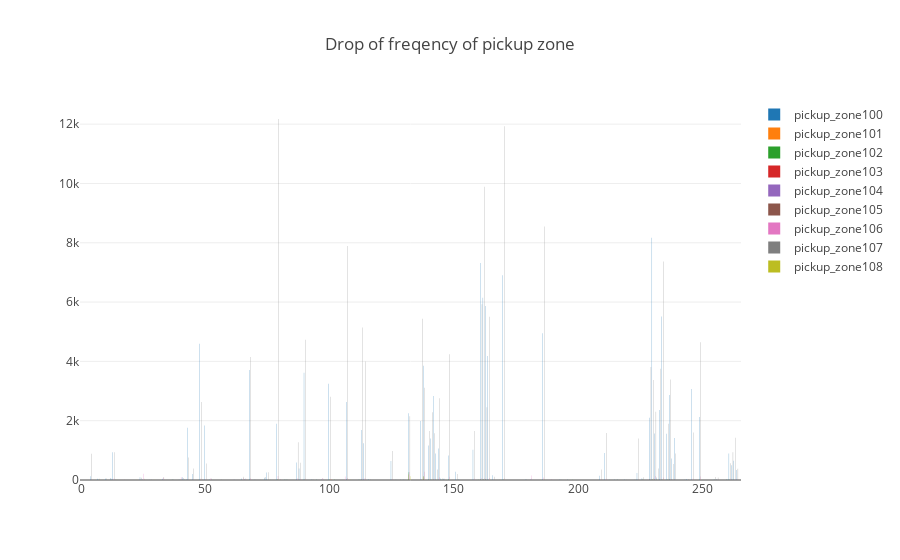

Notebook code cell kept with this figure:
### Code cell
freq = pd.DataFrame(arr_time_PU_DO.sum(axis=0))
mask = (freq.index.get_level_values(0)==1) 

freq[(freq.index.get_level_values(0)==1) ]

data = [go.Bar(y=freq[i],
              name=f'pickup_zone{i}')
       for i in range(100,109)]  

layout = go.Layout(title=('Drop of freqency '
                          +'of pickup zone'))
fig = go.Figure(data, layout)
iplot(fig)

### Figure 1 — Plotly figure (JSON) as saved in the notebook; plotly's stock layout.template omitted (floating-point values rounded to 4 significant figures; data arrays with more than 128 entries replaced by an {"elided": "..."} marker saying what was removed)
{"data": [{"name": "pickup_zone100", "type": "bar", "uid": "2062a228-d2d7-49cb-8201-d77bcbabe243", "y": {"elided": "266 int values"}}, {"name": "pickup_zone101", "type": "bar", "uid": "06521290-c466-4602-b2c6-50e7cc0f346c", "y": {"elided": "266 int values"}}, {"name": "pickup_zone102", "type": "bar", "uid": "1f96c303-787a-4123-98d9-b0519a0e665d", "y": {"elided": "266 int values"}}, {"name": "pickup_zone103", "type": "bar", "uid": "fe93d74b-898a-4b4d-b6d6-7e8bae0d5236", "y": {"elided": "266 int values"}}, {"name": "pickup_zone104", "type": "bar", "uid": "6e551f0b-f2a0-4e5c-8327-08c49d690dbf", "y": {"elided": "266 int values"}}, {"name": "pickup_zone105", "type": "bar", "uid": "61bff5b6-0692-4351-94f9-e6ba2a4b7501", "y": {"elided": "266 int values"}}, {"name": "pickup_zone106", "type": "bar", "uid": "d5863348-1414-44db-9d77-5c89900ba124", "y": {"elided": "266 int values"}}, {"name": "pickup_zone107", "type": "bar", "uid": "4e3b0737-0da5-4547-8cfc-cee21f72a68a", "y": {"elided": "266 int values"}}, {"name": "pickup_zone108", "type": "bar", "uid": "cf986c6e-aeec-4d52-a5ba-eefe6a8764ce", "y": {"elided": "266 int values"}}], "layout": {"title": {"text": "Drop of freqency of pickup zone"}}}
